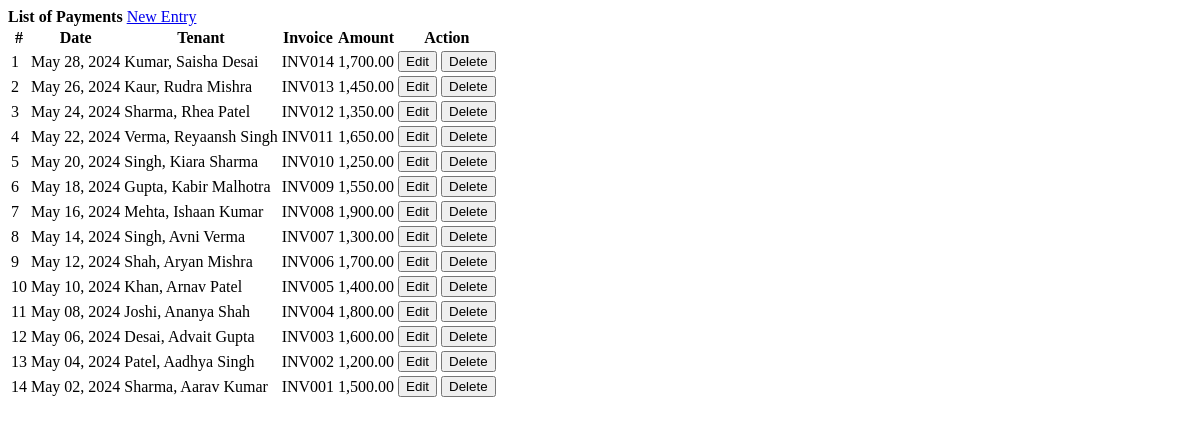
The app's page /invoices.php, older data.
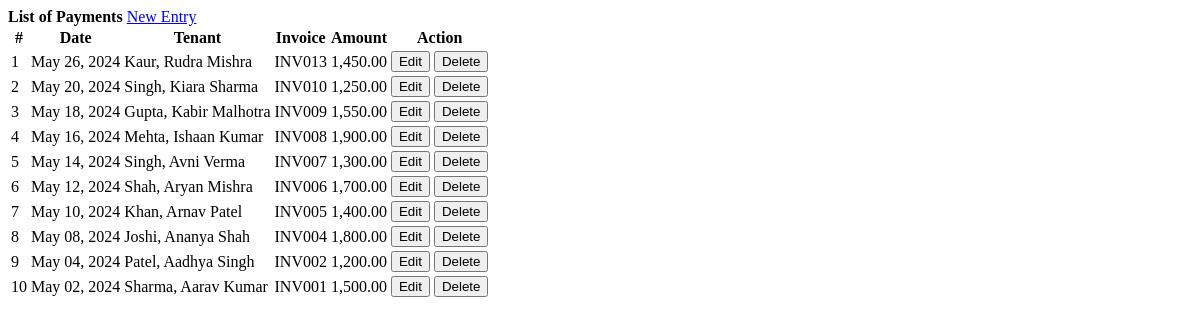
The same page, newer data.
### tables this page shows
CREATE TABLE `payments` (
  `id` int(30) NOT NULL,
  `tenant_id` int(30) NOT NULL,
  `amount` float NOT NULL,
  `invoice` varchar(50) NOT NULL,
  `date_created` datetime NOT NULL DEFAULT current_timestamp(),
  `apartment_id` int(11) NOT NULL,
  `created_by` int(11) NOT NULL,
  `created_at` timestamp NOT NULL DEFAULT current_timestamp(),
  `verified_by` int(11) DEFAULT NULL,
  `verified_at` timestamp NOT NULL DEFAULT current_timestamp() ON UPDATE current_timestamp(),
  `status` enum('pending','completed','failed') DEFAULT 'pending'
);

### invoices.php (the view, shortened to what this page needs)
<?php include('db_connect.php');?>
<div class="container-fluid">
	<div class="col-lg-12">
		<div class="row">
			<div class="col-md-12">
				<div class="card">
					<div class="card-header">
						<b>List of Payments</b>
						<span class="float:right"><a class="btn btn-primary btn-block btn-sm col-sm-2 float-right" href="javascript:void(0)" id="new_invoice">
					<i class="fa fa-plus"></i> New Entry
				</a></span>
					</div>
					<div class="card-body">
						<table class="table table-condensed table-bordered table-hover">
							<thead>
								<tr>
									<th class="text-center">#</th>
									<th class="">Date</th>
									<th class="">Tenant</th>
									<th class="">Invoice</th>
									<th class="">Amount</th>
									<th class="text-center">Action</th>
								</tr>
							</thead>
							<tbody>
								<?php
								$i = 1;
								$invoices = $conn->query("SELECT p.*,concat(t.lastname,', ',t.firstname,' ',t.middlename) as name FROM payments p inner join tenants t on t.id = p.tenant_id where t.status = 1 order by date(p.date_created) desc ");
								while($row=$invoices->fetch_assoc()):
								?>
								<tr>
									<td class="text-center"><?php echo $i++ ?></td>
									<td>
										<?php echo date('M d, Y',strtotime($row['date_created'])) ?>
									</td>
									<td class="">
										 <p><?php echo ucwords($row['name']) ?></p>
									</td>
									<td class="">
										 <p><?php echo ucwords($row['invoice']) ?></p>
									</td>
									<td class="text-right">
										 <p><?php echo number_format($row['amount'],2) ?></p>
									</td>
									<td class="text-center">
										<button class="btn btn-sm btn-primary edit_invoice" type="button" data-id="<?php echo $row['id'] ?>" >Edit</button>
										<button class="btn btn-sm btn-danger delete_invoice" type="button" data-id="<?php echo $row['id'] ?>">Delete</button>
									</td>
								</tr>
								<?php endwhile; ?>
							</tbody>
						</table>
					</div>
				</div>
			</div>
		</div>
	</div>
</div>

### invoices.php (style rules this page uses)
td { vertical-align: middle !important; }
td p { margin: unset }

Row changes from the older to the newer data that the page shows:
removed payments: date_created "May 28, 2024", name "Kumar, Saisha Desai", invoice "INV014", amount "1,700.00"
no longer on this page (row edited): payments: date_created "May 24, 2024", name "Sharma, Rhea Patel", invoice "INV012", amount "1,350.00"
no longer on this page (row edited): payments: date_created "May 22, 2024", name "Verma, Reyaansh Singh", invoice "INV011", amount "1,650.00"
no longer on this page (row edited): payments: date_created "May 06, 2024", name "Desai, Advait Gupta", invoice "INV003", amount "1,600.00"
